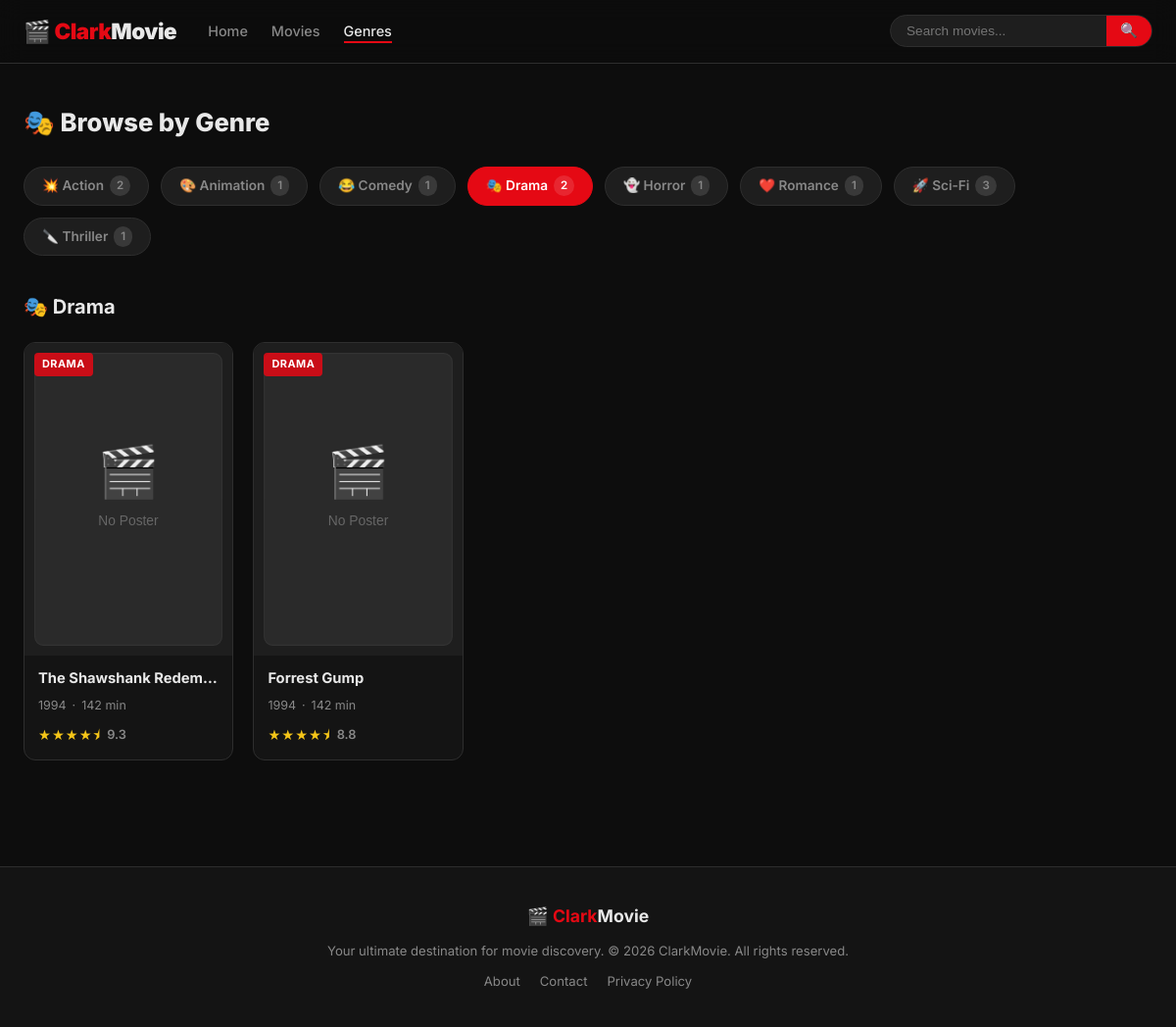
/pages/genre.php?id=2, run on the app's committed database.
### tables this page shows
CREATE TABLE genres (
        id INTEGER PRIMARY KEY AUTOINCREMENT,
        name TEXT NOT NULL UNIQUE
    );

CREATE TABLE movies (
        id INTEGER PRIMARY KEY AUTOINCREMENT,
        title TEXT NOT NULL,
        description TEXT,
        release_year INTEGER,
        rating REAL DEFAULT 0,
        duration INTEGER,
        poster TEXT,
        genre_id INTEGER,
        FOREIGN KEY (genre_id) REFERENCES genres(id)
    );

### pages/genre.php (the view, shortened to what this page needs)
<?php
require_once __DIR__ . '/../includes/config.php';
require_once __DIR__ . '/../partials/movie_card.php';
$genres = $pdo->query("
    SELECT g.*, COUNT(m.id) AS movie_count
    FROM genres g LEFT JOIN movies m ON m.genre_id = g.id
    GROUP BY g.id ORDER BY g.name
")->fetchAll(PDO::FETCH_ASSOC);
$selectedGenre = (int)($_GET['id'] ?? 0);
$genreMovies   = [];
$genreName     = '';
if ($selectedGenre > 0) {
    $gs = $pdo->prepare("SELECT name FROM genres WHERE id = ?");
    $gs->execute([$selectedGenre]);
    $genreName = $gs->fetchColumn();
    $ms = $pdo->prepare("
        SELECT m.*, g.name AS genre_name
        FROM movies m LEFT JOIN genres g ON m.genre_id = g.id
        WHERE m.genre_id = ? ORDER BY m.rating DESC
    ");
    $ms->execute([$selectedGenre]);
    $genreMovies = $ms->fetchAll(PDO::FETCH_ASSOC);
}
$genreIcons = [
    'Action'    => '💥',
    'Drama'     => '🎭',
    'Sci-Fi'    => '🚀',
    'Comedy'    => '😂',
    'Horror'    => '👻',
    'Romance'   => '❤️',
    'Thriller'  => '🔪',
    'Animation' => '🎨',
];
include __DIR__ . '/../partials/header.php';
include __DIR__ . '/../partials/navbar.php';
?>
<main class="main-content container">
    <h1 class="page-heading-title">🎭 Browse by Genre</h1>
    <div class="genre-pills">
        <?php foreach ($genres as $g): ?>
            <a href="<?= BASE_URL ?>/pages/genre.php?id=<?= $g['id'] ?>"
               class="genre-pill <?= $selectedGenre === (int)$g['id'] ? 'active' : '' ?>">
                <?= $genreIcons[$g['name']] ?? '🎬' ?>
                <?= htmlspecialchars($g['name']) ?>
                <span class="pill-count"><?= $g['movie_count'] ?></span>
            </a>
        <?php endforeach; ?>
    </div>
    <?php if ($selectedGenre > 0): ?>
        <section class="section">
            <div class="section-header">
                <h2 class="section-title">
                    <?= $genreIcons[$genreName] ?? '🎬' ?> <?= htmlspecialchars($genreName) ?>
                </h2>
            </div>
            <?php if (empty($genreMovies)): ?>
                <p class="empty-state">No movies in this genre yet.</p>
            <?php else: ?>
                <div class="movies-grid">
                    <?php foreach ($genreMovies as $movie): renderMovieCard($movie); endforeach; ?>
                </div>
            <?php endif; ?>
        </section>
    <?php else: ?>
        <p class="genre-hint">👆 Select a genre above to browse movies.</p>
    <?php endif; ?>
</main>
<?php include __DIR__ . '/../partials/footer.php'; ?>

### partials/movie_card.php (shortened to what this page needs)
<?php
function renderMovieCard(array $movie): void {
    $stars = renderStars($movie['rating']);
    $poster = htmlspecialchars($movie['poster'] ?? '');
    $title  = htmlspecialchars($movie['title']);
    $year   = (int)($movie['release_year'] ?? 0);
    $dur    = (int)($movie['duration']     ?? 0);
    $genre  = htmlspecialchars($movie['genre_name'] ?? 'Unknown');
    $id     = (int)$movie['id'];
    $rating = number_format((float)$movie['rating'], 1);
?>
<div class="movie-card" data-id="<?= $id ?>">
    <a href="<?= BASE_URL ?>/pages/movie_detail.php?id=<?= $id ?>" class="card-link">
        <div class="card-poster">
            <img src="<?= $poster ?>" alt="<?= $title ?>" loading="lazy"
                 onerror="this.src='<?= BASE_URL ?>/assets/images/no-poster.svg'">
            <span class="card-genre"><?= $genre ?></span>
        </div>
        <div class="card-info">
            <h3 class="card-title"><?= $title ?></h3>
            <div class="card-meta">
                <span class="meta-year"><?= $year ?></span>
                <span class="meta-sep">·</span>
                <span class="meta-dur"><?= $dur ?> min</span>
            </div>
            <div class="card-rating">
                <span class="stars"><?= $stars ?></span>
                <span class="rating-num"><?= $rating ?></span>
            </div>
        </div>
    </a>
</div>
<?php
}
function renderStars(float $rating): string {
    $full  = (int)floor($rating / 2);
    $half  = ($rating / 2 - $full) >= 0.4 ? 1 : 0;
    $empty = 5 - $full - $half;
    return str_repeat('★', $full) . str_repeat('⯨', $half) . str_repeat('☆', $empty);
}

### assets/css/style.css (style rules this page uses)
*, *::before, *::after { box-sizing: border-box; margin: 0; padding: 0; }
:root { --bg: #0d0d0d; --bg2: #141414; --bg3: #1e1e1e; --surface: #242424; --border: #2e2e2e; --accent: #e50914; --accent2: #f5c518; --text: #e8e8e8; --muted: #888; --card-r: 12px; --trans: .25s ease; }
html { scroll-behavior: smooth; }
body { font-family: 'Inter', sans-serif; background: var(--bg); color: var(--text); min-height: 100vh; line-height: 1.6; }
a { color: inherit; text-decoration: none; }
img { display: block; max-width: 100%; }
.container { max-width: 1280px; margin: 0 auto; padding: 0 24px; }
.main-content { padding-block: 40px 60px; }
.section { margin-bottom: 48px; }
.section-header { display: flex; align-items: baseline; justify-content: space-between; margin-bottom: 20px; }
.section-title { font-size: 1.25rem; font-weight: 700; }
.movies-grid { display: grid; grid-template-columns: repeat(auto-fill, minmax(190px, 1fr)); gap: 20px; }
.movie-card { background: var(--bg2); border-radius: var(--card-r); overflow: hidden; border: 1px solid var(--border); transition: transform var(--trans), box-shadow var(--trans), border-color var(--trans); }
.card-link { display: block; }
.card-poster { position: relative; aspect-ratio: 2/3; overflow: hidden; background: var(--bg3); }
.card-poster img { width: 100%; height: 100%; object-fit: cover; transition: transform .4s ease; }
.card-genre { position: absolute; top: 10px; left: 10px; background: rgba(229,9,20,.85); color: #fff; font-size: .68rem; font-weight: 700; letter-spacing: .5px; text-transform: uppercase; padding: 3px 8px; border-radius: 4px; }
.card-info { padding: 12px 14px 14px; }
.card-title { font-size: .92rem; font-weight: 700; margin-bottom: 6px; white-space: nowrap; overflow: hidden; text-overflow: ellipsis; }
.card-meta { display: flex; gap: 6px; font-size: .78rem; color: var(--muted); margin-bottom: 8px; }
.card-rating { display: flex; align-items: center; gap: 6px; }
.stars { color: var(--accent2); font-size: .9rem; letter-spacing: 1px; }
.rating-num { font-size: .8rem; color: var(--muted); font-weight: 600; }
.page-heading-title { font-size: 1.6rem; font-weight: 800; margin-bottom: 24px; }
.genre-pills { display: flex; gap: 12px; flex-wrap: wrap; margin-bottom: 36px; }
.genre-pill { display: inline-flex; align-items: center; gap: 6px; background: var(--bg3); border: 1.5px solid var(--border); color: var(--muted); border-radius: 999px; padding: 8px 18px; font-size: .85rem; font-weight: 600; cursor: pointer; transition: all var(--trans); }
.genre-pill.active { background: var(--accent); border-color: var(--accent); color: #fff; }
.pill-count { background: rgba(255,255,255,.12); border-radius: 999px; padding: 1px 7px; font-size: .72rem; }

### data on the page
genres: name "💥", name "Action", movie_count "2"
genres: name "🎨", name "Animation", movie_count "1"
genres: name "😂", name "Comedy", movie_count "1"
genres: name "🎭", name "Drama", movie_count "2"
genres: name "👻", name "Horror", movie_count "1"
genres: name "❤️", name "Romance", movie_count "1"
genres: name "🚀", name "Sci-Fi", movie_count "3"
genres: name "🔪", name "Thriller", movie_count "1"
movies: genre.name "DRAMA", title "The Shawshank Redem…", release_year "1994", duration "142", rating "★★★★⯨", rating "9.3"
movies: genre.name "DRAMA", title "Forrest Gump", release_year "1994", duration "142", rating "★★★★⯨", rating "8.8"
